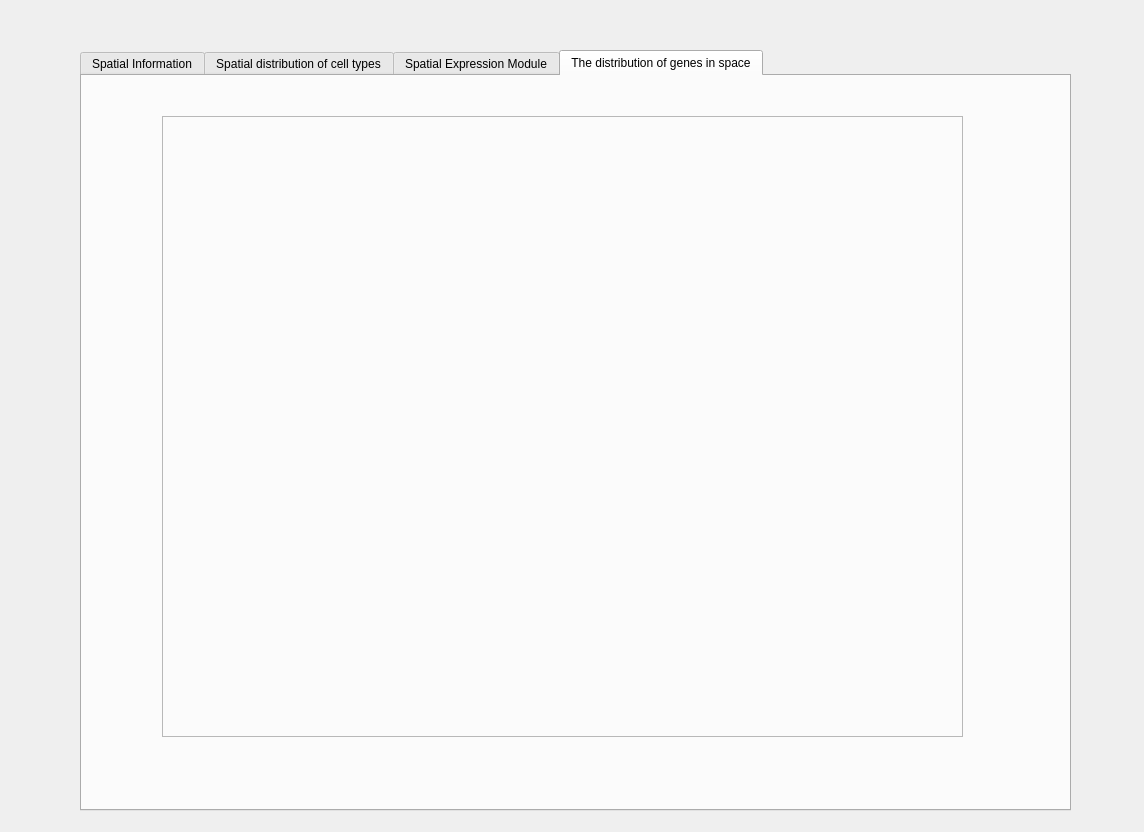
<?xml version="1.0" encoding="UTF-8"?>
<ui version="4.0">
 <class>SpatialExample</class>
 <widget class="QDialog" name="SpatialExample">
  <property name="geometry">
   <rect>
    <x>0</x>
    <y>0</y>
    <width>1144</width>
    <height>832</height>
   </rect>
  </property>
  <property name="windowTitle">
   <string>Dialog</string>
  </property>
  <widget class="QTabWidget" name="tabWidget">
   <property name="geometry">
    <rect>
     <x>80</x>
     <y>50</y>
     <width>991</width>
     <height>761</height>
    </rect>
   </property>
   <property name="currentIndex">
    <number>3</number>
   </property>
   <widget class="QWidget" name="tab">
    <attribute name="title">
     <string>Spatial Information</string>
    </attribute>
    <widget class="QFrame" name="frame">
     <property name="geometry">
      <rect>
       <x>130</x>
       <y>70</y>
       <width>701</width>
       <height>541</height>
      </rect>
     </property>
     <property name="styleSheet">
      <string notr="true">background-image: url(:/images/example_result/brain_st_cortex.png);
border-image: url(:/images/example_result/brain_st_cortex.png);</string>
     </property>
     <property name="frameShape">
      <enum>QFrame::StyledPanel</enum>
     </property>
     <property name="frameShadow">
      <enum>QFrame::Raised</enum>
     </property>
    </widget>
   </widget>
   <widget class="QWidget" name="tab_2">
    <attribute name="title">
     <string>Spatial distribution of cell types</string>
    </attribute>
    <widget class="QFrame" name="frame_2">
     <property name="geometry">
      <rect>
       <x>150</x>
       <y>80</y>
       <width>751</width>
       <height>531</height>
      </rect>
     </property>
     <property name="styleSheet">
      <string notr="true">border-image: url(:/images/example_result/brain_st_sc_cortex.png);</string>
     </property>
     <property name="frameShape">
      <enum>QFrame::StyledPanel</enum>
     </property>
     <property name="frameShadow">
      <enum>QFrame::Raised</enum>
     </property>
    </widget>
   </widget>
   <widget class="QWidget" name="tab_3">
    <attribute name="title">
     <string>Spatial Expression Module</string>
    </attribute>
    <widget class="QFrame" name="frame_3">
     <property name="geometry">
      <rect>
       <x>190</x>
       <y>50</y>
       <width>671</width>
       <height>671</height>
      </rect>
     </property>
     <property name="styleSheet">
      <string notr="true">background-image: url(:/images/example_result/brain_celltrek_Microglia_heatmap.png);</string>
     </property>
     <property name="frameShape">
      <enum>QFrame::StyledPanel</enum>
     </property>
     <property name="frameShadow">
      <enum>QFrame::Raised</enum>
     </property>
    </widget>
   </widget>
   <widget class="QWidget" name="tab_4">
    <attribute name="title">
     <string>The distribution of genes in space</string>
    </attribute>
    <widget class="QFrame" name="frame_4">
     <property name="geometry">
      <rect>
       <x>80</x>
       <y>40</y>
       <width>801</width>
       <height>621</height>
      </rect>
     </property>
     <property name="styleSheet">
      <string notr="true">border-image: url(:/images/example_result/TCONS-00204840.png);</string>
     </property>
     <property name="frameShape">
      <enum>QFrame::StyledPanel</enum>
     </property>
     <property name="frameShadow">
      <enum>QFrame::Raised</enum>
     </property>
    </widget>
   </widget>
  </widget>
 </widget>
 <resources/>
 <connections/>
</ui>
